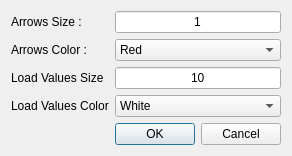
<?xml version="1.0" encoding="UTF-8"?>
<ui version="4.0">
 <class>MainWindow</class>
 <widget class="QDialog" name="MainWindow">
  <property name="geometry">
   <rect>
    <x>0</x>
    <y>0</y>
    <width>265</width>
    <height>151</height>
   </rect>
  </property>
  <property name="windowTitle">
   <string>Arrow Size</string>
  </property>
  <layout class="QGridLayout" name="gridLayout">
   <item row="3" column="0">
    <widget class="QLabel" name="label_3">
     <property name="text">
      <string>Load Values Size</string>
     </property>
    </widget>
   </item>
   <item row="0" column="0">
    <widget class="QLabel" name="label">
     <property name="text">
      <string>Arrows Size : </string>
     </property>
    </widget>
   </item>
   <item row="4" column="2">
    <widget class="QComboBox" name="cb_ls_font_color">
     <property name="currentIndex">
      <number>7</number>
     </property>
     <item>
      <property name="text">
       <string>Red</string>
      </property>
     </item>
     <item>
      <property name="text">
       <string>Green</string>
      </property>
     </item>
     <item>
      <property name="text">
       <string>Blue</string>
      </property>
     </item>
     <item>
      <property name="text">
       <string>Cyan</string>
      </property>
     </item>
     <item>
      <property name="text">
       <string>Magenta</string>
      </property>
     </item>
     <item>
      <property name="text">
       <string>Yellow</string>
      </property>
     </item>
     <item>
      <property name="text">
       <string>Black</string>
      </property>
     </item>
     <item>
      <property name="text">
       <string>White</string>
      </property>
     </item>
    </widget>
   </item>
   <item row="1" column="0">
    <widget class="QLabel" name="label_2">
     <property name="text">
      <string>Arrows Color : </string>
     </property>
    </widget>
   </item>
   <item row="0" column="2">
    <widget class="QLineEdit" name="tb_ls_arrow_size">
     <property name="text">
      <string>1</string>
     </property>
     <property name="alignment">
      <set>Qt::AlignCenter</set>
     </property>
    </widget>
   </item>
   <item row="3" column="2">
    <widget class="QLineEdit" name="tb_ls_font_size">
     <property name="text">
      <string>10</string>
     </property>
     <property name="alignment">
      <set>Qt::AlignCenter</set>
     </property>
    </widget>
   </item>
   <item row="4" column="0">
    <widget class="QLabel" name="label_4">
     <property name="text">
      <string>Load Values Color</string>
     </property>
    </widget>
   </item>
   <item row="6" column="2">
    <widget class="QDialogButtonBox" name="buttonBox">
     <property name="orientation">
      <enum>Qt::Horizontal</enum>
     </property>
     <property name="standardButtons">
      <set>QDialogButtonBox::Cancel|QDialogButtonBox::Ok</set>
     </property>
    </widget>
   </item>
   <item row="1" column="2">
    <widget class="QComboBox" name="cb_ls_arrow_color">
     <item>
      <property name="text">
       <string>Red</string>
      </property>
     </item>
     <item>
      <property name="text">
       <string>Green</string>
      </property>
     </item>
     <item>
      <property name="text">
       <string>Blue</string>
      </property>
     </item>
     <item>
      <property name="text">
       <string>Cyan</string>
      </property>
     </item>
     <item>
      <property name="text">
       <string>Magenta</string>
      </property>
     </item>
     <item>
      <property name="text">
       <string>Yellow</string>
      </property>
     </item>
     <item>
      <property name="text">
       <string>Black</string>
      </property>
     </item>
     <item>
      <property name="text">
       <string>White</string>
      </property>
     </item>
    </widget>
   </item>
   <item row="5" column="2">
    <spacer name="verticalSpacer">
     <property name="orientation">
      <enum>Qt::Vertical</enum>
     </property>
     <property name="sizeHint" stdset="0">
      <size>
       <width>20</width>
       <height>40</height>
      </size>
     </property>
    </spacer>
   </item>
  </layout>
 </widget>
 <resources/>
 <connections>
  <connection>
   <sender>buttonBox</sender>
   <signal>accepted()</signal>
   <receiver>MainWindow</receiver>
   <slot>accept()</slot>
   <hints>
    <hint type="sourcelabel">
     <x>248</x>
     <y>254</y>
    </hint>
    <hint type="destinationlabel">
     <x>157</x>
     <y>274</y>
    </hint>
   </hints>
  </connection>
  <connection>
   <sender>buttonBox</sender>
   <signal>rejected()</signal>
   <receiver>MainWindow</receiver>
   <slot>reject()</slot>
   <hints>
    <hint type="sourcelabel">
     <x>316</x>
     <y>260</y>
    </hint>
    <hint type="destinationlabel">
     <x>286</x>
     <y>274</y>
    </hint>
   </hints>
  </connection>
 </connections>
</ui>
